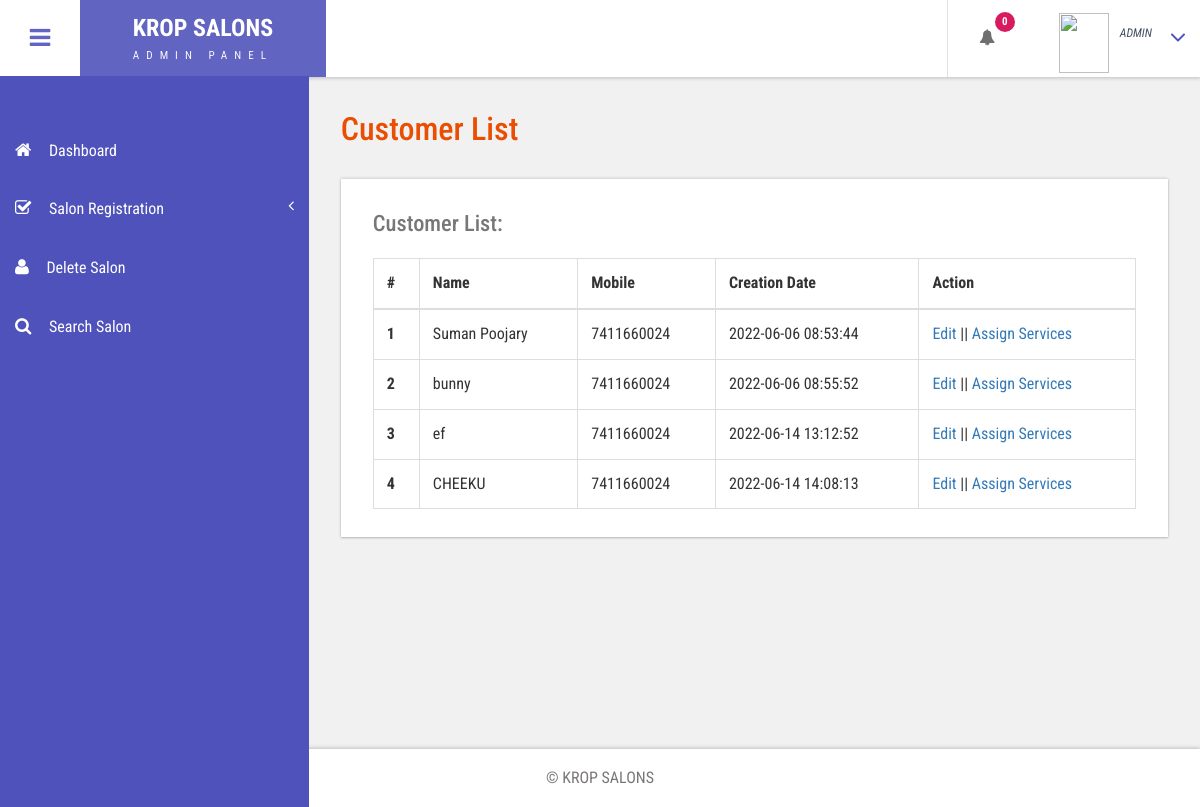
The app's page /super_admin/customer-list.php (signed in) with its own data.
### tables this page shows
CREATE TABLE `tblcustomers` (
  `ID` int(10) NOT NULL,
  `sid` varchar(100) NOT NULL,
  `Name` varchar(120) DEFAULT NULL,
  `Email` varchar(200) DEFAULT NULL,
  `MobileNumber` bigint(11) DEFAULT NULL,
  `Gender` enum('Female','Male','Transgender') DEFAULT NULL,
  `Details` mediumtext DEFAULT NULL,
  `CreationDate` timestamp NULL DEFAULT current_timestamp(),
  `UpdationDate` timestamp NULL DEFAULT NULL ON UPDATE current_timestamp()
);

### super_admin/customer-list.php (the view, shortened to what this page needs)
<?php
include('includes/dbconnection.php');
if (strlen($_SESSION['bpmsaid']==0)) {
  header('location:logout.php');
  } else{
  ?>
<!DOCTYPE HTML>
<html>
<head>
<link href="css/bootstrap.css" rel='stylesheet' type='text/css' />
<link href="css/style.css" rel='stylesheet' type='text/css' />
<link href="css/font-awesome.css" rel="stylesheet">
<link href="css/animate.css" rel="stylesheet" type="text/css" media="all">
<link href="css/custom.css" rel="stylesheet">
</head>
<body class="cbp-spmenu-push">
	<div class="main-content">
		 <?php include_once('includes/sidebar.php');?>
		 <?php include_once('includes/header.php');?>
		<div id="page-wrapper">
			<div class="main-page">
				<div class="tables">
					<h3 class="title1">Customer List</h3>
					<div class="table-responsive bs-example widget-shadow">
						<h4>Customer List:</h4>
						<table class="table table-bordered"> <thead> <tr> <th>#</th> <th>Name</th> <th>Mobile</th> <th>Creation Date</th><th>Action</th> </tr> </thead> <tbody>
<?php
$ret=mysqli_query($con,"select *from  tblcustomers");
$cnt=1;
while ($row=mysqli_fetch_array($ret)) {
?>
						 <tr> <th scope="row"><?php echo $cnt;?></th> <td><?php  echo $row['Name'];?></td> <td><?php  echo $row['MobileNumber'];?></td><td><?php  echo $row['CreationDate'];?></td> <td><a href="edit-customer-detailed.php?editid=<?php echo $row['ID'];?>">Edit</a>  ||  <a href="add-customer-services.php?addid=<?php echo $row['ID'];?>">Assign Services</a></td> </tr>   <?php
$cnt=$cnt+1;
}?></tbody> </table>
					</div>
				</div>
			</div>
		</div>
		 <?php include_once('includes/footer.php');?>
	</div>
</body>
</html>
<?php }  ?>

### super_admin/css/style.css (style rules this page uses)
h4, h5, h6, h1, h2, h3 { margin: 0; }
html, body { font-family: 'Roboto Condensed', sans-serif; font-size: 100%; overflow-x: hidden; background: #fff; }
body a { transition: 0.5s all ease; -webkit-transition: 0.5s all ease; -moz-transition: 0.5s all ease; -o-transition: 0.5s all ease; -ms-transition: 0.5s all ease; text-decoration:none; }
h1,h2,h3,h4,h5,h6 { margin:0; }
.main-content { position: relative; }
.cbp-spmenu-push { overflow-x: hidden; position: relative; }
.cbp-spmenu, .cbp-spmenu-push { -webkit-transition: all 0.3s ease; -moz-transition: all 0.3s ease; transition: all 0.3s ease; }
.cbp-spmenu-push div#page-wrapper { margin: 0 0 0 19.3em; transition:.5s all; -webkit-transition:.5s all; -moz-transition:.5s all; }
.widget-shadow { background-color: #fff; box-shadow: 0 -1px 3px rgba(0,0,0,.12),0 1px 2px rgba(0,0,0,.24); -webkit-box-shadow: 0 -1px 3px rgba(0,0,0,.12),0 1px 2px rgba(0,0,0,.24); -moz-box-shadow: 0 -1px 3px rgba(0,0,0,.12),0 1px 2px rgba(0,0,0,.24); }
h3.title1 { font-size: 2em; color: #e94e02; margin-bottom: 0.8em; }
.table > thead > tr > th, .table > tbody > tr > th, .table > tfoot > tr > th, .table > thead > tr > td, .table > tbody > tr > td, .table > tfoot > tr > td { border-top: none; }
.tables h4 { font-size: 1.4em; margin-bottom: 1em; color: #777777; }
.tables .panel-body ,.tables .bs-example { padding: 2em 2em 0.5em; }
.tables .table > thead > tr > th, .tables .table > tbody > tr > th, .tables .table > tfoot > tr > th, .tables .table > thead > tr > td, .tables .table > tbody > tr > td, .tables .table > tfoot > tr > td { padding: 13px; border-top: 1px solid #E0E0E0; }
.bs-example { margin-top: 2em; }

### super_admin/css/custom.css (style rules this page uses)
#page-wrapper { padding:7em 2em 2.5em; background-color: #F1F1F1; }

### records on screen
tblcustomers: Name "Suman Poojary", MobileNumber "7411660024", CreationDate "2022-06-06 08:53:44"
tblcustomers: Name "bunny", MobileNumber "7411660024", CreationDate "2022-06-06 08:55:52"
tblcustomers: Name "ef", MobileNumber "7411660024", CreationDate "2022-06-14 13:12:52"
tblcustomers: Name "CHEEKU", MobileNumber "7411660024", CreationDate "2022-06-14 14:08:13"

### other values on screen
$num "0"
